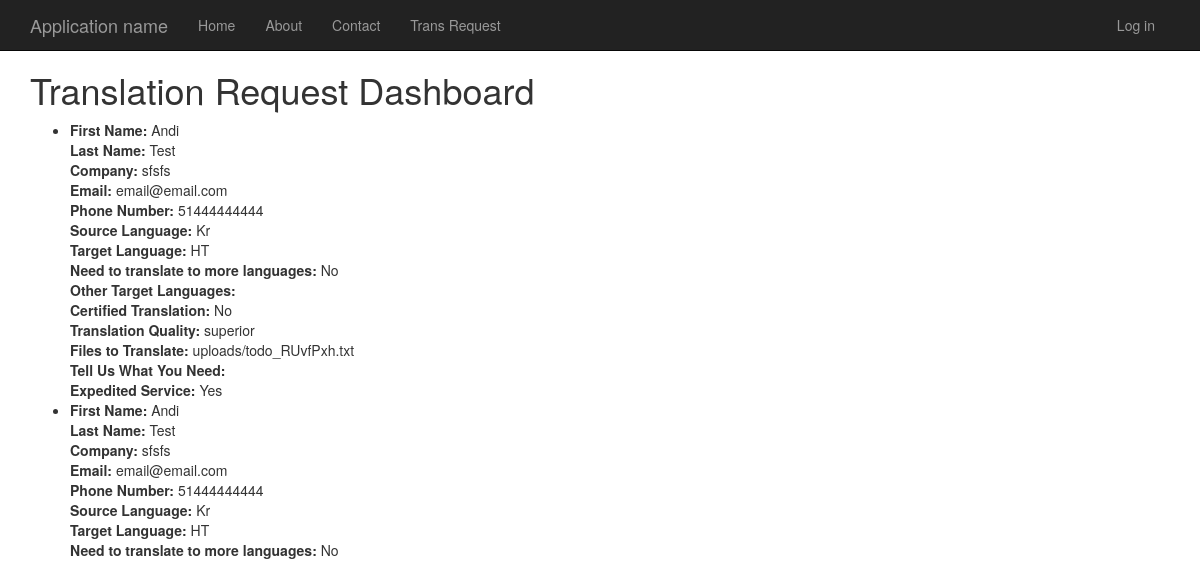
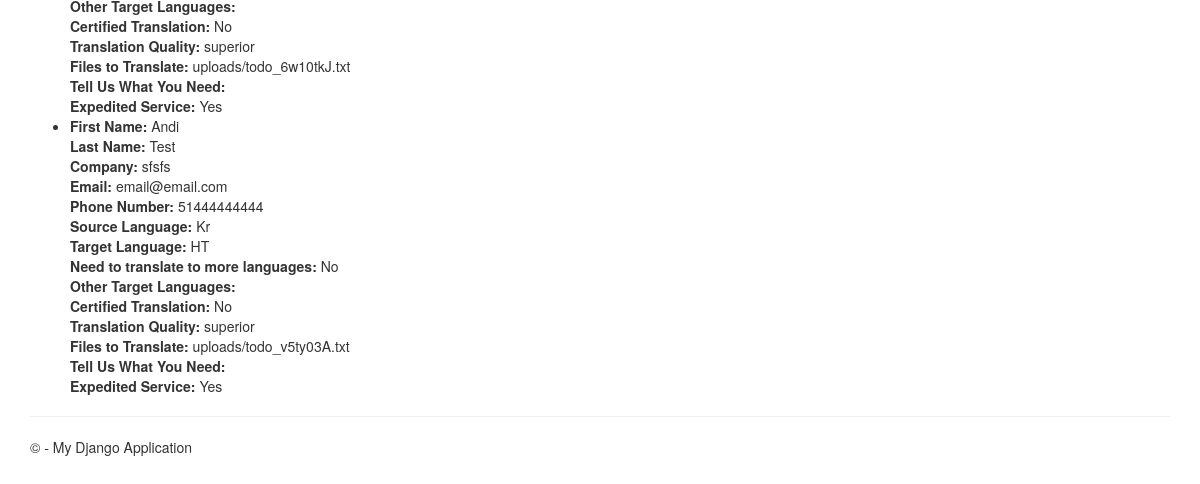
The page /translationrequestdashboard/ on the database as committed earlier (2 pictures, top to bottom).
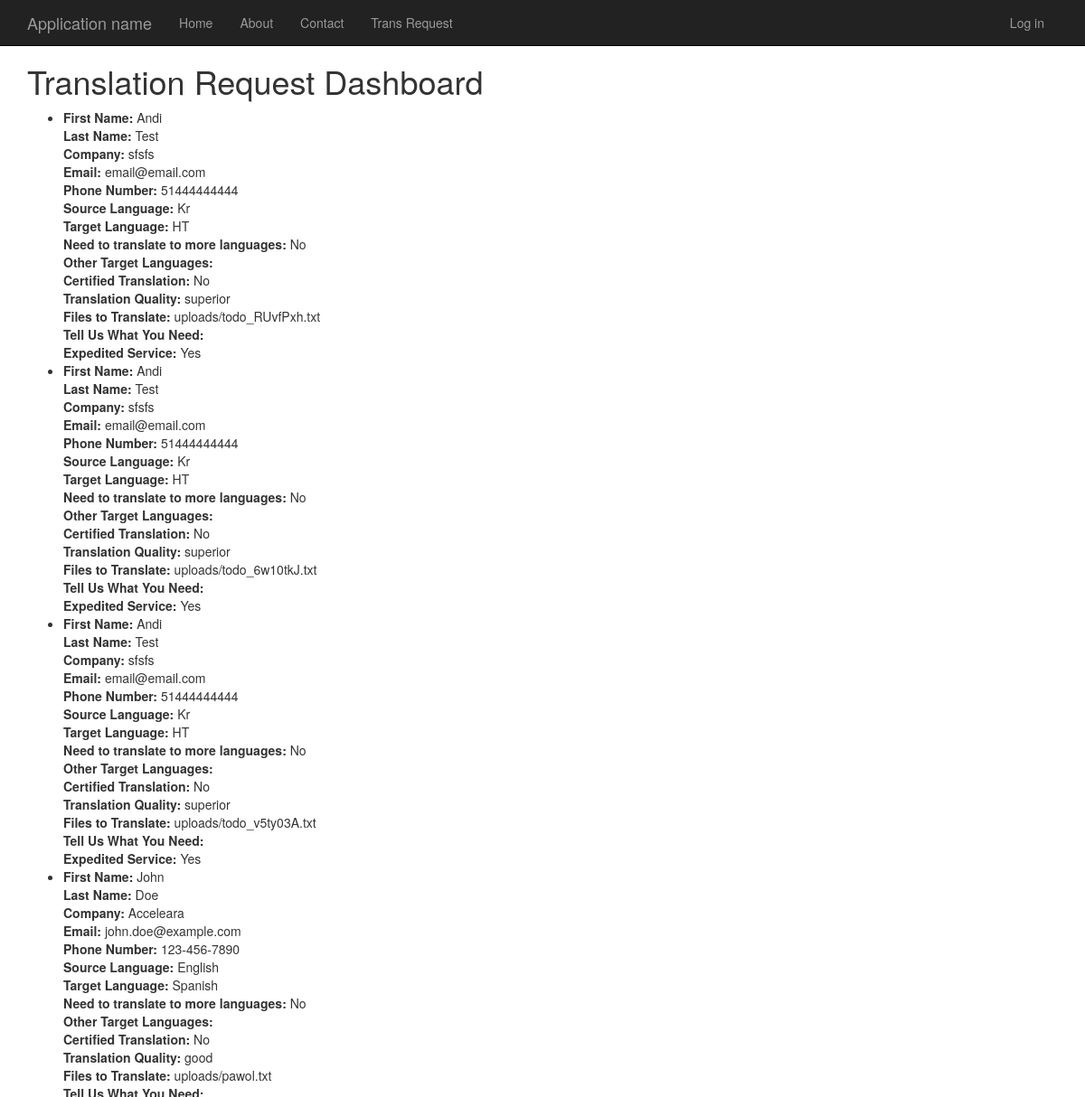
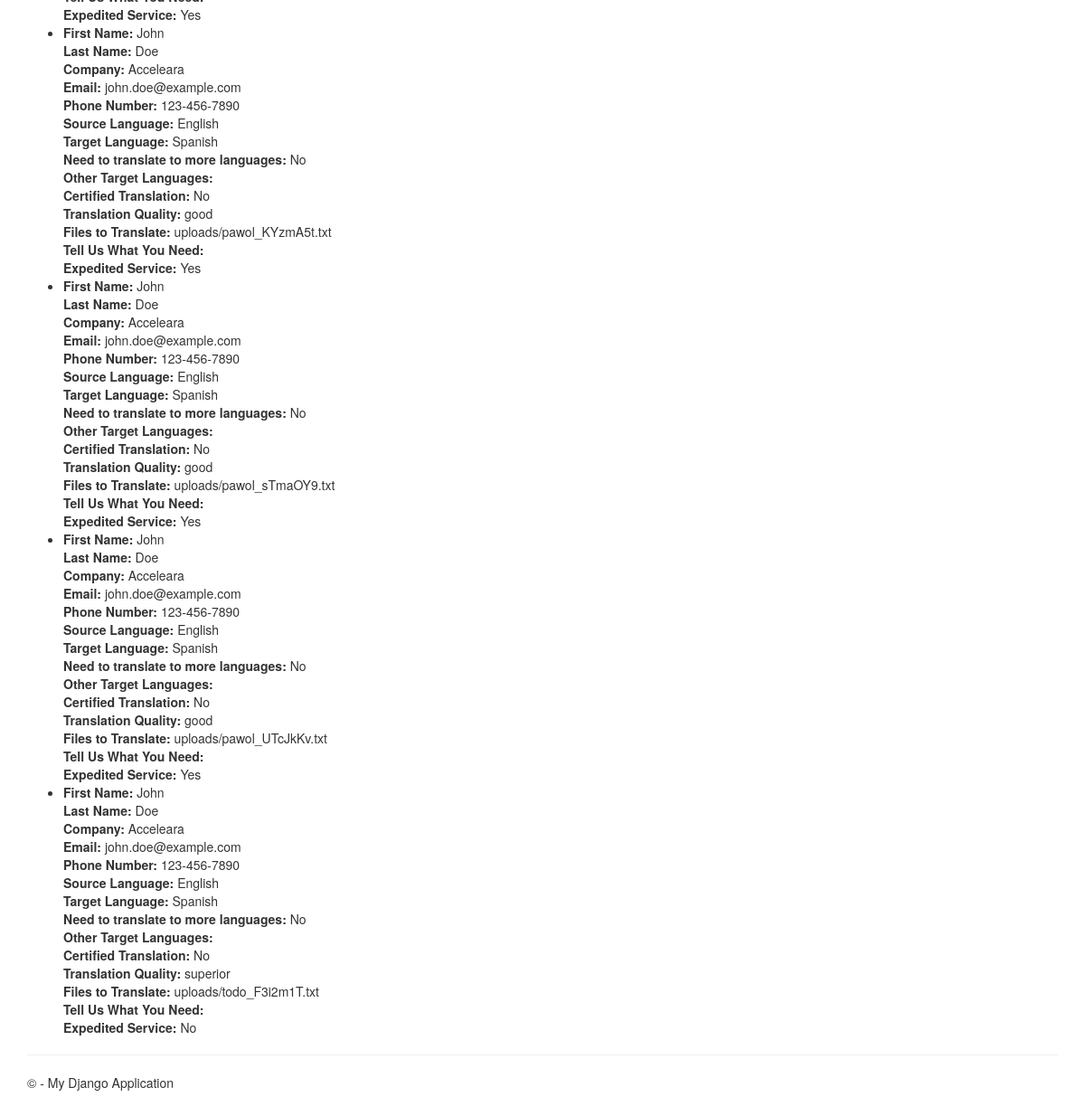
The same page on the database as committed later (2 pictures, top to bottom).
### app/models.py (models this page shows)
class TranslationRequest(models.Model):
    first_name = models.CharField(max_length=100, help_text="Please enter your first name.")
    last_name = models.CharField(max_length=100, help_text="Please enter your last name.")
    company = models.CharField(max_length=200, blank=True, help_text="Please enter your company name (optional).")
    email = models.EmailField(help_text="Please enter a valid email address.")
    phone_number = models.CharField(max_length=20, help_text="Please enter your phone number.")
    source_language = models.CharField(max_length=100, help_text="Please select the source language.")
    target_language = models.CharField(max_length=100, help_text="Please select the target language.")
    additional_languages = models.CharField(max_length=200, blank=True, help_text="If you need to translate to multiple languages, please specify here.")
    translate_to_multiple_languages = models.BooleanField(default=False, help_text="Check this box if you need to translate into multiple languages.")
    certified_translation_needed = models.CharField(
        max_length=100,
        choices=[
            ('uscis', 'Yes - Documents for the USCIS, certificates, contracts'),
            ('non_uscis', 'No - Websites, marketing, e-commerce'),
        ],
        help_text="Select whether you need a certified translation for documents related to the USCIS or other purposes."
    )
    translation_quality = models.CharField(
        max_length=100,
        choices=[
            ('superior', 'Superior - Websites and material for print, as well as legal, financial and medical documents. Higher price.'),
            ('good', 'Good - Material for internal use and correspondence. Mid-range.'),
            ('basic', 'Basic - I just need to understand the text. Low price.'),
        ],
        help_text="Select the level of translation quality you require."
    )
    PENDING = 'Pending'
    IN_PROGRESS = 'In Progress'
    COMPLETED = 'Completed'
    STATUS_CHOICES = [
        (PENDING, 'Pending'),
        (IN_PROGRESS, 'In Progress'),
        (COMPLETED, 'Completed'),
    ]
    status = models.CharField(max_length=20, choices=STATUS_CHOICES, default=PENDING)
    files_to_translate = models.FileField(upload_to='uploads/', help_text="Upload the files you need to be translated.")
    description = models.TextField(help_text="Provide additional information about your translation request.")
    expedited_service = models.BooleanField(default=False, help_text="Check this box if you need expedited service.")
    discount_code = models.CharField(max_length=50, blank=True, help_text="If you have a discount code, enter it here (optional).")
    terms_and_conditions = models.BooleanField(help_text="Check this box to agree to the terms and conditions.")

### app/views.py (the view)
# urls.py: path('translationrequestdashboard/', views.translation_request_dashboard, name='translationrequestdashboard'),
def translation_request_dashboard(request):
    submitted_requests = TranslationRequest.objects.all()
    return render(request, 'app/translation_request_dashboard.html', {'submitted_requests': submitted_requests})

### app/templates/app/translation_request_dashboard.html
{% extends "app/layout.html" %}
{% block content %}
<h1>Translation Request Dashboard</h1>
<ul>
    {% for request in submitted_requests %}
    <li>
        <strong>First Name:</strong> {{ request.first_name }}<br>
        <strong>Last Name:</strong> {{ request.last_name }}<br>
        <strong>Company:</strong> {{ request.company }}<br>
        <strong>Email:</strong> {{ request.email }}<br>
        <strong>Phone Number:</strong> {{ request.phone_number }}<br>
        <strong>Source Language:</strong> {{ request.source_language }}<br>
        <strong>Target Language:</strong> {{ request.target_language }}<br>
        <strong>Need to translate to more languages:</strong> {% if request.more_languages %}Yes{% else %}No{% endif %}<br>
        <strong>Other Target Languages:</strong> {{ request.other_target_languages }}<br>
        <strong>Certified Translation:</strong> {% if request.certified_translation %}Yes{% else %}No{% endif %}<br>
        <strong>Translation Quality:</strong> {{ request.translation_quality }}<br>
        <strong>Files to Translate:</strong> {{ request.files_to_translate }}<br>
        <strong>Tell Us What You Need:</strong> {{ request.tell_us }}<br>
        <strong>Expedited Service:</strong> {% if request.expedited_service %}Yes{% else %}No{% endif %}<br>
    </li>
    {% endfor %}
</ul>
{% endblock %}

### app/templates/app/layout.html (shortened to what this page needs)
<!DOCTYPE html>
<html>
<head>
    {% load static %}
    <link rel="stylesheet" type="text/css" href="{% static 'app/content/bootstrap.min.css' %}" />
    <link rel="stylesheet" type="text/css" href="{% static 'app/content/site.css' %}" />
</head>
<body>
    <div class="navbar navbar-inverse navbar-fixed-top">
        <div class="container">
            <div class="navbar-header">
                <a href="/" class="navbar-brand">Application name</a>
            </div>
            <div class="navbar-collapse collapse">
                <ul class="nav navbar-nav">
                    <li><a href="{% url 'home' %}">Home</a></li>
                    <li><a href="{% url 'about' %}">About</a></li>
                    <li><a href="{% url 'contact' %}">Contact</a></li>
                    <li><a href="{% url 'translation_request' %}">Trans Request</a></li>
                </ul>
                {% include 'app/loginpartial.html' %}
            </div>
        </div>
    </div>
    <div class="container body-content">
{% block content %}{% endblock %}
        <hr/>
        <footer>
            <p>&copy; {{ year }} - My Django Application</p>
        </footer>
    </div>
</body>
</html>

### app/templates/app/loginpartial.html
{% if user.is_authenticated %}
<form id="logoutForm" action="/logout/" method="post" class="navbar-right">
    {% csrf_token %}
    <ul class="nav navbar-nav navbar-right">
        <li><span class="navbar-brand">Hello {{ user.username }}!</span></li>
        <li><a href="javascript:document.getElementById('logoutForm').submit()">Log off</a></li>
    </ul>
</form>
{% else %}
<ul class="nav navbar-nav navbar-right">
    <li><a href="{% url 'login' %}">Log in</a></li>
</ul>
{% endif %}

### app/static/app/content/site.css (style rules this page uses)
body { padding-top: 50px; padding-bottom: 20px; }
.body-content { padding-left: 15px; padding-right: 15px; }

Rows that differ between the two databases and show on the page:
added TranslationRequest: first_name "John", last_name "Doe", company "Acceleara", email "john.doe@example.com", phone_number "123-456-7890", source_language "English", target_language "Spanish", translation_quality "good", files_to_translate "uploads/pawol.txt", expedited_service "Yes"
added TranslationRequest: first_name "John", last_name "Doe", company "Acceleara", email "john.doe@example.com", phone_number "123-456-7890", source_language "English", target_language "Spanish", translation_quality "good", files_to_translate "uploads/pawol_KYzmA5t.txt", expedited_service "Yes"
added TranslationRequest: first_name "John", last_name "Doe", company "Acceleara", email "john.doe@example.com", phone_number "123-456-7890", source_language "English", target_language "Spanish", translation_quality "good", files_to_translate "uploads/pawol_sTmaOY9.txt", expedited_service "Yes"
added TranslationRequest: first_name "John", last_name "Doe", company "Acceleara", email "john.doe@example.com", phone_number "123-456-7890", source_language "English", target_language "Spanish", translation_quality "good", files_to_translate "uploads/pawol_UTcJkKv.txt", expedited_service "Yes"
added TranslationRequest: first_name "John", last_name "Doe", company "Acceleara", email "john.doe@example.com", phone_number "123-456-7890", source_language "English", target_language "Spanish", translation_quality "superior", files_to_translate "uploads/todo_F3i2m1T.txt", expedited_service "No"
